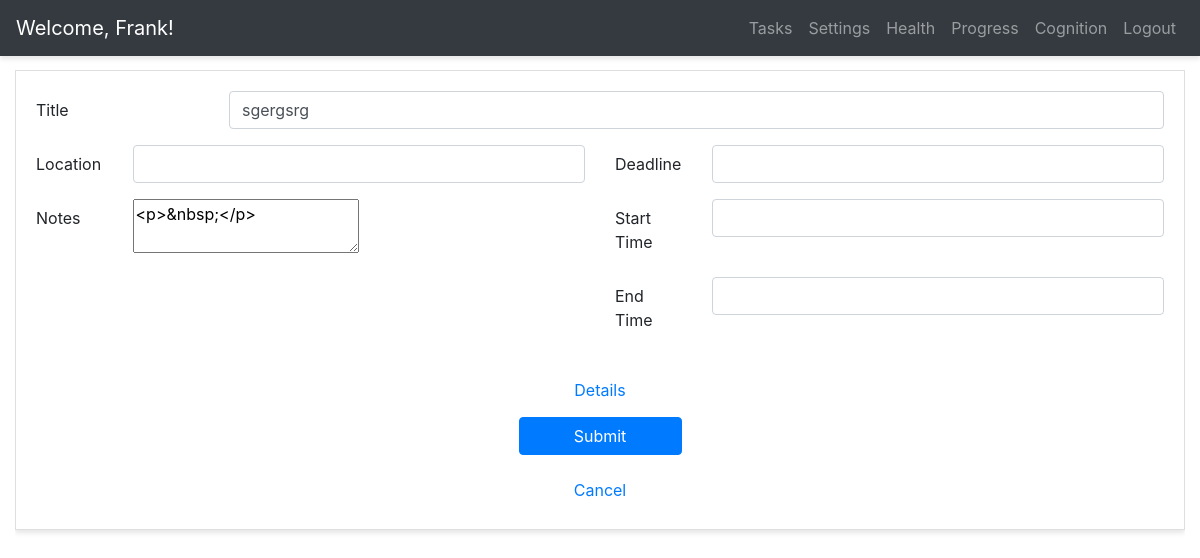
Screenshot of /edit_task/14 (signed in) with the database file from the repository.
### app/models.py (models this page shows, shortened)
class User(UserMixin, db.Model):
    id = db.Column(db.Integer, primary_key=True)
    username = db.Column(db.String(64), index=True, unique=True)
    email = db.Column(db.String(120), index=True, unique=True)
    password_hash = db.Column(db.String(128))
    tasks = db.relationship('Task', backref='author', lazy='dynamic')
    weights = db.relationship('Weight', backref='author', lazy='dynamic')
    tests = db.relationship('Test', backref='author', lazy='dynamic')
    current_task_id = db.Column(db.Integer)

class Task(db.Model):
    id = db.Column(db.Integer, primary_key=True)
    title = db.Column(db.String(140))
    notes = db.Column(db.String(5000))
    timestamp = db.Column(db.DateTime, index=True, default=datetime.now)
    complete = db.Column(db.Boolean, default=False)
    last_updated = db.Column(db.DateTime, default=datetime.now)
    deadline = db.Column(db.DateTime)
    user_id = db.Column(db.Integer, db.ForeignKey('user.id'))
    start_time = db.Column(db.DateTime)
    end_time = db.Column(db.DateTime)
    location = db.Column(db.String(140))
    isEvent = db.Column(db.Boolean, default=False)
    stashed = db.Column(db.Boolean, default=False)

### app/routes.py (the view, shortened to what this page needs)
@app.route('/edit_task/<int:task_id>', methods=['GET', 'POST'])
def edit_task(task_id):
    tasks = current_user.tasks.filter_by(stashed=False).order_by(Task.timestamp.desc()).all()
    stashed_tasks = current_user.tasks.filter_by(stashed=True).order_by(Task.timestamp.desc()).all()
    now = datetime.now()
    task = Task.query.get(task_id)
    form = TaskForm()
    if request.method == 'GET':
        if task.notes:
            form.notes.data = task.notes
        if task.title:
            form.title.data = task.title
        if task.location:
            form.location.data = task.location
        if task.deadline:
            form.deadline.data = task.deadline
        if task.start_time:
            form.start_time.data = task.start_time
        if task.end_time:
            form.end_time.data =task.end_time
    return render_template('edit_task.html', task=task, form=form)

### app/auth/forms.py
class TaskForm(FlaskForm):
    title = StringField('Title', validators=[DataRequired(), Length(max=140)])
    notes = TextAreaField('Notes')
    location = StringField('Location')
    deadline = DateTimeField('Deadline', format="%m/%d/%Y %I:%M %p", validators=[Optional()])
    start_time = DateTimeField('Start Time', format="%m/%d/%Y %I:%M %p", validators=[Optional()])
    end_time = DateTimeField('End Time', format="%m/%d/%Y %I:%M %p", validators=[Optional()])
    submit = SubmitField('Submit')

### app/models.py (called while the page is built)
@login.user_loader
def load_user(user_id):
    return User.query.get(user_id)

### app/templates/edit_task.html (shortened to what this page needs)
{% extends "base.html" %}
{% block app_content %}
<div class="card">
	<div class="card-body">
	<form method="POST">
		<div class="form-group row">
			{{ form.title.label(class_="col-sm-2 col-form-label")}}
			<div class="col-sm-10">
				{{ form.title(class_="form-control") }}
			</div>
		</div>
		<div class="form-group row collapse show" id="collapseTaskForm">
			<div class="col-sm-6">
				<div class="form-group row">
					{{ form.location.label(class_="col-sm-2 col-form-label")}}
					<div class="col-sm-10">
						{{ form.location(class_="form-control") }}
					</div>
				</div>
				<div class="form-group row">
					{{ form.notes.label(class_="col-sm-2 col-form-label")}}
					<div class="col-sm-10">
						{{ form.notes(id="editor") }}
					</div>
				</div>
			</div>
			<div class="col-sm-6">
				<div class="form-group row">
					{{ form.deadline.label(class_="col-sm-2 col-form-label")}}
					<div class="col-sm-10">
						{{ form.deadline(class_="form-control datepick") }}
					</div>
				</div>
				<div class="form-group row">
					{{ form.start_time.label(class_="col-sm-2 col-form-label")}}
					<div class="col-sm-10">
						{{ form.start_time(class_="form-control datepick") }}
					</div>
				</div>
				<div class="form-group row">
					{{ form.end_time.label(class_="col-sm-2 col-form-label")}}
					<div class="col-sm-10">
						{{ form.end_time(class_="form-control datepick") }}
					</div>
				</div>
			</div>
		</div>
		<div class="form-group row justify-content-center">
			<div class="col-sm-2">
				<input class="btn btn-link btn-block" data-toggle="collapse" data-target="#collapseTaskForm" value="Details"></input>
				<input type="submit" class="btn btn-primary btn-block"></input>
			</div>
		</div>
	</form>
	<a class="btn btn-link btn-block" href="{{ url_for('tasks') }}">Cancel</a>
</div>
</div>
{% endblock %}

### app/templates/base.html (shortened to what this page needs)
<!DOCTYPE html>
<html lang="en">
<head>
	{% block head %}
	<link href="https://stackpath.bootstrapcdn.com/bootstrap/4.1.3/css/bootstrap.min.css" rel="stylesheet">
	<link href="https://cdnjs.cloudflare.com/ajax/libs/bootstrap-datetimepicker/4.17.47/css/bootstrap-datetimepicker.css" rel="stylesheet"/>
	<link rel="stylesheet" href="https://use.fontawesome.com/releases/v5.2.0/css/all.css">
	<link href="{{ url_for('static', filename='css/base_navbar.css') }}" rel="stylesheet"/>
	<link href="{{ url_for('static', filename='css/alert.css') }}" rel="stylesheet"/>
	<link href="{{ url_for('static', filename='css/custom.css') }}" rel="stylesheet"/>
	{% endblock %}
</head>
<body>
	<div id="wrapper" class="animate">
		{% block navbar %}
		<nav class="navbar header-top fixed-top navbar-expand-lg navbar-dark bg-dark " id="top-nav">
			<a class="navbar-brand" href="{{ url_for('index') }}">{% if current_user.is_anonymous %}<img class="logo" src="{{ url_for('static', filename='img/logo_invert.png')}}"/>{% else %}Welcome, {{ current_user.username }}!{% endif %}</a>
			<div class="collapse navbar-collapse" id="navbarText">
				<ul class="navbar-nav ml-md-auto d-md-flex">
					{% if current_user.is_anonymous %}
					<li class="nav-item">
						<a class="nav-link" href="{{ url_for('login') }}">Login</a>
					</li>
					<li class="nav-item">
						<a class="nav-link" href="{{ url_for('register') }}">Register</a>
					</li>
					{% else %}
					<li class="nav-item">
						<a class="nav-link" href="{{ url_for('tasks') }}">Tasks</a>
					</li>
					<li class="nav-item">
						<a class="nav-link" href="{{ url_for('settings') }}">Settings</a>
					</li>
					<li class="nav-item">
						<a class="nav-link" href="{{ url_for('health') }}">Health</a>
					</li>
					<li class="nav-item">
						<a class="nav-link" href="{{ url_for('progress') }}">Progress</a>
					</li>
					<li class="nav-item">
						<a class="nav-link" href="{{ url_for('cognition') }}">Cognition</a>
					</li>
					<li class="nav-item">
						<a class="nav-link" href="{{ url_for('logout') }}">Logout</a>
					</li>
					{% endif %}
				</ul>
			</div>
		</nav>
	{% endblock %}
	{% block content %}
	<div class="container-fluid">
		{% block app_content %}{% endblock %}
	</div>
	{% endblock %}
</div>
</body>
</html>

### app/static/css/base_navbar.css (style rules this page uses)
#wrapper { padding:15px 15px; }
.card { margin-bottom: 15px; border-radius:0; box-shadow: 0 3px 5px rgba(0,0,0,.1); }
.header-top { box-shadow: 0 3px 5px rgba(0,0,0,.1) }
@media (min-width:992px) { #wrapper { padding: 15px 15px 15px 15px; } }
.animate { -webkit-transition:all .3s ease-in-out;-moz-transition:all .3s ease-in-out;-o-transition:all .3s ease-in-out;-ms-transition:all .3s ease-in-out;transition:all .3s ease-in-out }

### app/static/css/custom.css (style rules this page uses)
body { padding-top: 55px; word-wrap:break-word; padding-bottom:55px; }
.container-fluid { padding-left:0px; padding-right:0px; overflow: hidden; text-overflow: clip; // The default, it just disappears text-overflow: ellipsis; // Or, you can make an ellipsis (...) appear where the text is cut off }

### rows the page displays
User: username "Frank"
Task: title "sgergsrg", notes "<p>&nbsp;</p>"
